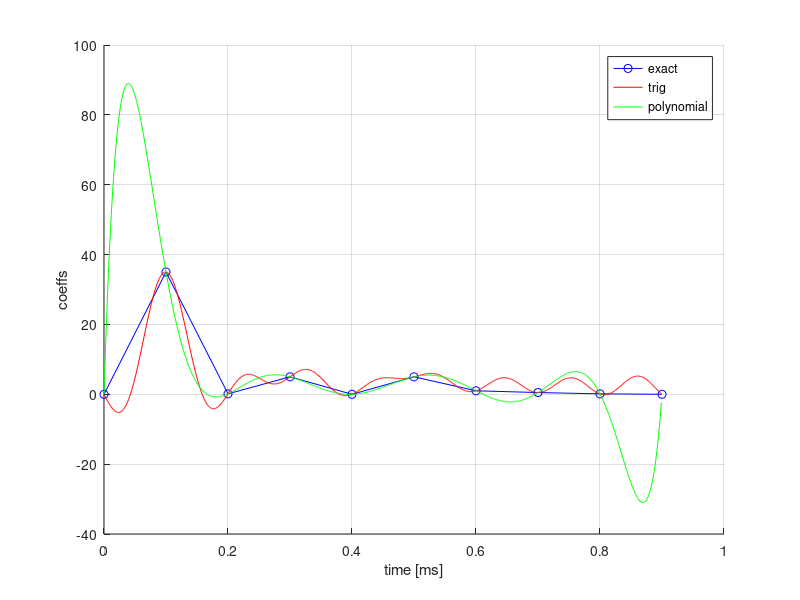

This chart was generated by the following MATLAB code:
%%  1. T-periodic function f1 -> 2pi periodic f2

function tutorial3_ex2()
    clc, clear all, close all

    t = (0:9) / 10;
    flow_rate = [0 35 0.125 5 0 5 1 0.5 0.125 0];
    f_coefs = fft(flow_rate) / length(flow_rate);

    N = 1000;
    t_vis = linspace(0, 0.9 - 1/N, N);
    y_trig = trig_interp(t_vis, f_coefs);

    poly = polyfit(t, flow_rate, length(flow_rate) - 1);
    y_poly = polyval(poly, t_vis);


    figure(1)
    hold on
    plot(t, flow_rate, 'b-o');
    plot(t_vis, y_trig, 'r');
    plot(t_vis, y_poly, 'g');
    grid on;
    xlabel('time [ms]');
    ylabel('coeffs');
    legend('exact', 'trig', 'polynomial');
end

function val = trig_interp(x, f_coefs) 

    a = real(f_coefs);
    b = imag(f_coefs);
    val = zeros(size(x));
    for i = 1:length(a)
        val = val + a(i) * cos(-2 * pi *(i - 1) * x) + b(i) * sin(-2 * pi *(i - 1) * x);
    end
    
%     val = zeros(size(x));
%     for k = 1:length(f_coefs)
%         val = val + f_coefs(k) * exp(1i * 2 * pi * (k - 1) * x);
%     end

end